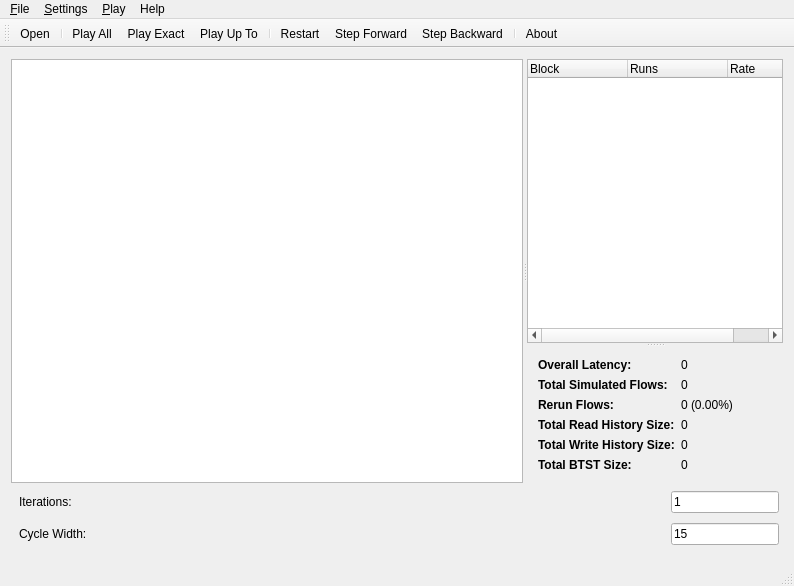
<?xml version="1.0" encoding="UTF-8"?>
<ui version="4.0">
 <class>MainWindow</class>
 <widget class="QMainWindow" name="MainWindow">
  <property name="geometry">
   <rect>
    <x>0</x>
    <y>0</y>
    <width>794</width>
    <height>586</height>
   </rect>
  </property>
  <property name="windowTitle">
   <string>FlowSim</string>
  </property>
  <widget class="QWidget" name="centralWidget">
   <layout class="QVBoxLayout" name="verticalLayout">
    <item>
     <widget class="QSplitter" name="splitter_2">
      <property name="sizePolicy">
       <sizepolicy hsizetype="Expanding" vsizetype="Expanding">
        <horstretch>0</horstretch>
        <verstretch>100</verstretch>
       </sizepolicy>
      </property>
      <property name="orientation">
       <enum>Qt::Horizontal</enum>
      </property>
      <widget class="QGraphicsView" name="graphicsView">
       <property name="sizePolicy">
        <sizepolicy hsizetype="Expanding" vsizetype="Expanding">
         <horstretch>100</horstretch>
         <verstretch>0</verstretch>
        </sizepolicy>
       </property>
       <property name="dragMode">
        <enum>QGraphicsView::ScrollHandDrag</enum>
       </property>
       <property name="viewportUpdateMode">
        <enum>QGraphicsView::FullViewportUpdate</enum>
       </property>
      </widget>
      <widget class="QSplitter" name="splitter">
       <property name="orientation">
        <enum>Qt::Vertical</enum>
       </property>
       <widget class="QTreeWidget" name="treeWidget">
        <property name="sizePolicy">
         <sizepolicy hsizetype="Preferred" vsizetype="Expanding">
          <horstretch>0</horstretch>
          <verstretch>100</verstretch>
         </sizepolicy>
        </property>
        <column>
         <property name="text">
          <string>Block</string>
         </property>
        </column>
        <column>
         <property name="text">
          <string>Runs</string>
         </property>
        </column>
        <column>
         <property name="text">
          <string>Rate</string>
         </property>
        </column>
       </widget>
       <widget class="QWidget" name="gridLayoutWidget_2">
        <layout class="QGridLayout" name="gridLayout_2">
         <item row="0" column="1">
          <widget class="QLabel" name="lblLat">
           <property name="text">
            <string>0</string>
           </property>
          </widget>
         </item>
         <item row="4" column="1">
          <widget class="QLabel" name="lblReadHist">
           <property name="text">
            <string>0</string>
           </property>
          </widget>
         </item>
         <item row="2" column="0">
          <widget class="QLabel" name="label_9">
           <property name="font">
            <font>
             <weight>75</weight>
             <bold>true</bold>
            </font>
           </property>
           <property name="text">
            <string>Rerun Flows:</string>
           </property>
          </widget>
         </item>
         <item row="2" column="1">
          <widget class="QLabel" name="lblRerun">
           <property name="text">
            <string>0 (0.00%)</string>
           </property>
          </widget>
         </item>
         <item row="1" column="1">
          <widget class="QLabel" name="lblFlows">
           <property name="text">
            <string>0</string>
           </property>
          </widget>
         </item>
         <item row="4" column="0">
          <widget class="QLabel" name="label_6">
           <property name="font">
            <font>
             <weight>75</weight>
             <bold>true</bold>
            </font>
           </property>
           <property name="text">
            <string>Total Read History Size:</string>
           </property>
          </widget>
         </item>
         <item row="5" column="1">
          <widget class="QLabel" name="lblWriteHist">
           <property name="text">
            <string>0</string>
           </property>
          </widget>
         </item>
         <item row="6" column="1">
          <widget class="QLabel" name="lblBTST">
           <property name="text">
            <string>0</string>
           </property>
          </widget>
         </item>
         <item row="0" column="0">
          <widget class="QLabel" name="label_5">
           <property name="font">
            <font>
             <weight>75</weight>
             <bold>true</bold>
            </font>
           </property>
           <property name="text">
            <string>Overall Latency:</string>
           </property>
          </widget>
         </item>
         <item row="6" column="0">
          <widget class="QLabel" name="label_8">
           <property name="font">
            <font>
             <weight>75</weight>
             <bold>true</bold>
            </font>
           </property>
           <property name="text">
            <string>Total BTST Size:</string>
           </property>
          </widget>
         </item>
         <item row="5" column="0">
          <widget class="QLabel" name="label_7">
           <property name="font">
            <font>
             <weight>75</weight>
             <bold>true</bold>
            </font>
           </property>
           <property name="text">
            <string>Total Write History Size:</string>
           </property>
          </widget>
         </item>
         <item row="1" column="0">
          <widget class="QLabel" name="label_4">
           <property name="font">
            <font>
             <weight>75</weight>
             <bold>true</bold>
            </font>
           </property>
           <property name="text">
            <string>Total Simulated Flows:</string>
           </property>
          </widget>
         </item>
        </layout>
       </widget>
      </widget>
     </widget>
    </item>
    <item>
     <widget class="QWidget" name="actionIteration" native="true">
      <layout class="QHBoxLayout" name="horizontalLayout">
       <property name="leftMargin">
        <number>8</number>
       </property>
       <property name="topMargin">
        <number>2</number>
       </property>
       <property name="rightMargin">
        <number>4</number>
       </property>
       <property name="bottomMargin">
        <number>2</number>
       </property>
       <item>
        <widget class="QLabel" name="label">
         <property name="text">
          <string>Iterations:</string>
         </property>
        </widget>
       </item>
       <item>
        <spacer name="horizontalSpacer_2">
         <property name="orientation">
          <enum>Qt::Horizontal</enum>
         </property>
         <property name="sizeHint" stdset="0">
          <size>
           <width>40</width>
           <height>20</height>
          </size>
         </property>
        </spacer>
       </item>
       <item>
        <widget class="QLineEdit" name="edtRuns">
         <property name="sizePolicy">
          <sizepolicy hsizetype="Fixed" vsizetype="Fixed">
           <horstretch>0</horstretch>
           <verstretch>0</verstretch>
          </sizepolicy>
         </property>
         <property name="text">
          <string>1</string>
         </property>
        </widget>
       </item>
      </layout>
     </widget>
    </item>
    <item>
     <widget class="QWidget" name="actionIteration_2" native="true">
      <layout class="QHBoxLayout" name="horizontalLayout_3">
       <property name="leftMargin">
        <number>8</number>
       </property>
       <property name="topMargin">
        <number>2</number>
       </property>
       <property name="rightMargin">
        <number>4</number>
       </property>
       <property name="bottomMargin">
        <number>2</number>
       </property>
       <item>
        <widget class="QLabel" name="label_10">
         <property name="text">
          <string>Cycle Width:</string>
         </property>
        </widget>
       </item>
       <item>
        <spacer name="horizontalSpacer_3">
         <property name="orientation">
          <enum>Qt::Horizontal</enum>
         </property>
         <property name="sizeHint" stdset="0">
          <size>
           <width>40</width>
           <height>20</height>
          </size>
         </property>
        </spacer>
       </item>
       <item>
        <widget class="QLineEdit" name="edtCycleWidth">
         <property name="sizePolicy">
          <sizepolicy hsizetype="Fixed" vsizetype="Fixed">
           <horstretch>0</horstretch>
           <verstretch>0</verstretch>
          </sizepolicy>
         </property>
         <property name="text">
          <string>15</string>
         </property>
        </widget>
       </item>
      </layout>
     </widget>
    </item>
    <item>
     <widget class="QWidget" name="widget_2" native="true">
      <layout class="QHBoxLayout" name="horizontalLayout_2">
       <property name="leftMargin">
        <number>0</number>
       </property>
       <property name="topMargin">
        <number>0</number>
       </property>
       <property name="rightMargin">
        <number>0</number>
       </property>
       <property name="bottomMargin">
        <number>0</number>
       </property>
      </layout>
     </widget>
    </item>
   </layout>
  </widget>
  <widget class="QMenuBar" name="menuBar">
   <property name="geometry">
    <rect>
     <x>0</x>
     <y>0</y>
     <width>794</width>
     <height>26</height>
    </rect>
   </property>
   <widget class="QMenu" name="menu_File">
    <property name="title">
     <string>&amp;File</string>
    </property>
    <addaction name="actionOpen"/>
    <addaction name="actionReopen"/>
    <addaction name="separator"/>
    <addaction name="actionExit"/>
   </widget>
   <widget class="QMenu" name="menu_Settings">
    <property name="title">
     <string>&amp;Settings</string>
    </property>
   </widget>
   <widget class="QMenu" name="menu_Run">
    <property name="title">
     <string>&amp;Play</string>
    </property>
    <addaction name="actionPlayAll"/>
    <addaction name="actionPlayExact"/>
    <addaction name="actionPlayUpTo"/>
    <addaction name="separator"/>
    <addaction name="actionManualPlay"/>
    <addaction name="actionStep_Forward"/>
    <addaction name="actionStep_Backward"/>
   </widget>
   <widget class="QMenu" name="menuHelp">
    <property name="title">
     <string>Help</string>
    </property>
    <addaction name="actionAbout"/>
   </widget>
   <addaction name="menu_File"/>
   <addaction name="menu_Settings"/>
   <addaction name="menu_Run"/>
   <addaction name="menuHelp"/>
  </widget>
  <widget class="QToolBar" name="mainToolBar">
   <attribute name="toolBarArea">
    <enum>TopToolBarArea</enum>
   </attribute>
   <attribute name="toolBarBreak">
    <bool>false</bool>
   </attribute>
   <addaction name="actionOpen"/>
   <addaction name="separator"/>
   <addaction name="actionPlayAll"/>
   <addaction name="actionPlayExact"/>
   <addaction name="actionPlayUpTo"/>
   <addaction name="separator"/>
   <addaction name="actionManualPlay"/>
   <addaction name="actionStep_Forward"/>
   <addaction name="actionStep_Backward"/>
   <addaction name="separator"/>
   <addaction name="actionAbout"/>
  </widget>
  <widget class="QStatusBar" name="statusBar"/>
  <action name="actionCollapseAll">
   <property name="text">
    <string>Collapse All</string>
   </property>
  </action>
  <action name="actionExpandAll">
   <property name="text">
    <string>Expand All</string>
   </property>
  </action>
  <action name="actionOpen">
   <property name="icon">
    <iconset resource="res.qrc">
     <normaloff>:/open</normaloff>:/open</iconset>
   </property>
   <property name="text">
    <string>&amp;Open</string>
   </property>
   <property name="toolTip">
    <string>Open a new description file</string>
   </property>
   <property name="shortcut">
    <string>Ctrl+O</string>
   </property>
  </action>
  <action name="actionReopen">
   <property name="text">
    <string>&amp;Reopen</string>
   </property>
   <property name="toolTip">
    <string>Reload the previous file</string>
   </property>
   <property name="shortcut">
    <string>Ctrl+Shift+O</string>
   </property>
  </action>
  <action name="actionExit">
   <property name="text">
    <string>&amp;Exit</string>
   </property>
   <property name="menuRole">
    <enum>QAction::QuitRole</enum>
   </property>
  </action>
  <action name="action_None">
   <property name="checkable">
    <bool>true</bool>
   </property>
   <property name="text">
    <string>&amp;None</string>
   </property>
  </action>
  <action name="actionStall_Injection_Write_Only">
   <property name="checkable">
    <bool>true</bool>
   </property>
   <property name="text">
    <string>Stall Injection (&amp;Write Only)</string>
   </property>
  </action>
  <action name="actionStall_Injection_Read_and_Write">
   <property name="checkable">
    <bool>true</bool>
   </property>
   <property name="text">
    <string>Stall Injection (&amp;Read and Write)</string>
   </property>
  </action>
  <action name="action_Provisional_Execution">
   <property name="checkable">
    <bool>true</bool>
   </property>
   <property name="text">
    <string>&amp;Provisional Execution</string>
   </property>
  </action>
  <action name="action_Splittable">
   <property name="checkable">
    <bool>true</bool>
   </property>
   <property name="text">
    <string>&amp;Splittable</string>
   </property>
  </action>
  <action name="actionOnly_Processes">
   <property name="checkable">
    <bool>true</bool>
   </property>
   <property name="text">
    <string>Only &amp;Processes</string>
   </property>
  </action>
  <action name="actionReads_and_Processes">
   <property name="checkable">
    <bool>true</bool>
   </property>
   <property name="text">
    <string>Reads and Processes</string>
   </property>
  </action>
  <action name="actionPlayAll">
   <property name="icon">
    <iconset resource="res.qrc">
     <normaloff>:/play</normaloff>:/play</iconset>
   </property>
   <property name="text">
    <string>Play All</string>
   </property>
   <property name="toolTip">
    <string>Simulate the given number of flows</string>
   </property>
   <property name="shortcut">
    <string>Ctrl+R</string>
   </property>
  </action>
  <action name="actionPlayExact">
   <property name="icon">
    <iconset resource="res.qrc">
     <normaloff>:/playn</normaloff>:/playn</iconset>
   </property>
   <property name="text">
    <string>Play Exact</string>
   </property>
   <property name="toolTip">
    <string>Simulate the main flow exatly as many as a given number</string>
   </property>
   <property name="shortcut">
    <string>F3</string>
   </property>
  </action>
  <action name="actionPlayUpTo">
   <property name="icon">
    <iconset resource="res.qrc">
     <normaloff>:/playu</normaloff>:/playu</iconset>
   </property>
   <property name="text">
    <string>Play Up To ...</string>
   </property>
   <property name="toolTip">
    <string>Run the simulation up to a given time</string>
   </property>
   <property name="shortcut">
    <string>F2</string>
   </property>
  </action>
  <action name="actionManualPlay">
   <property name="icon">
    <iconset resource="res.qrc">
     <normaloff>:/reset</normaloff>:/reset</iconset>
   </property>
   <property name="text">
    <string>&amp;Restart</string>
   </property>
   <property name="toolTip">
    <string>Restart the simulation for manual debuging</string>
   </property>
   <property name="shortcut">
    <string>F5</string>
   </property>
  </action>
  <action name="actionStep_Forward">
   <property name="icon">
    <iconset resource="res.qrc">
     <normaloff>:/next</normaloff>:/next</iconset>
   </property>
   <property name="text">
    <string>Step &amp;Forward</string>
   </property>
   <property name="shortcut">
    <string>F7</string>
   </property>
  </action>
  <action name="actionStep_Backward">
   <property name="icon">
    <iconset resource="res.qrc">
     <normaloff>:/last</normaloff>:/last</iconset>
   </property>
   <property name="text">
    <string>Step &amp;Backward</string>
   </property>
   <property name="shortcut">
    <string>F6</string>
   </property>
  </action>
  <action name="actionAbout">
   <property name="icon">
    <iconset resource="res.qrc">
     <normaloff>:/about</normaloff>:/about</iconset>
   </property>
   <property name="text">
    <string>&amp;About ...</string>
   </property>
   <property name="menuRole">
    <enum>QAction::AboutRole</enum>
   </property>
  </action>
  <action name="action_Unsplittable">
   <property name="checkable">
    <bool>true</bool>
   </property>
   <property name="text">
    <string>&amp;Unsplittable</string>
   </property>
  </action>
 </widget>
 <layoutdefault spacing="6" margin="11"/>
 <tabstops>
  <tabstop>edtRuns</tabstop>
  <tabstop>graphicsView</tabstop>
  <tabstop>treeWidget</tabstop>
 </tabstops>
 <resources>
  <include location="res.qrc"/>
 </resources>
 <connections/>
</ui>
